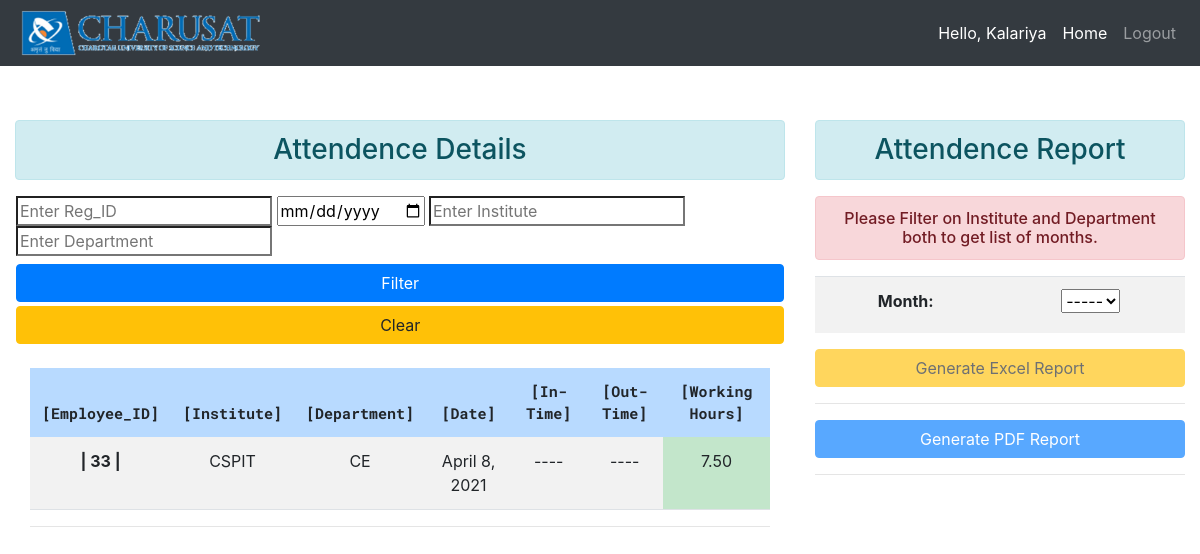
Page /attendance (signed in) on the committed database.
### attendance_system/models.py (models this page shows, shortened)
class Attendance(models.Model):
    reg_id=models.IntegerField()
    inst=models.CharField(max_length=10)
    dept=models.CharField(max_length=10)
    date=models.DateField(null=True,blank=True)
    in_time=models.TimeField(blank=True,null=True)
    out_time=models.TimeField(blank=True,null=True)
    total_hour=models.FloatField(blank=True,null=True)
    is_status=models.BooleanField(default=False)
    is_leave=models.BooleanField(default=False)
    type_leave=models.CharField(max_length=20,null=True)
    shift_leave=models.CharField(max_length=20,null=True)

### attendance_system/views.py (the view)
# urls.py: path('attendance',views.attendance,name="attendance"),
def attendance(request):
    username=request.session['fetch_username']
    attend=Attendance.objects.all()
    return render(request,'attendance.html',{'attend':attend,'username':username})

### attendance_system/templates/attendance.html (shortened to what this page needs)
{% load static %}
<!DOCTYPE html>
<html>
<head>
	  <link rel="stylesheet" href="https://stackpath.bootstrapcdn.com/bootstrap/4.3.1/css/bootstrap.min.css">
</head>
<body>
	<nav class="navbar navbar-expand-lg navbar-dark fixed-top bg-dark">
		<img src="{% static 'images/logo.png' %}" height="50px" width="250px">
		 <div class="collapse navbar-collapse" id="navbarNav">
		   <ul class="navbar-nav ml-auto">
			 <li class="nav-item active">
			   <span class="nav-link">Hello, {{request.session.fetch_username}}</span>
			 </li>
			 <li class="nav-item active">
			   <a href="{% url 'admin_home' %}" class="nav-link">Home</a>
			 </li>
			 <li class="nav-item">
			   <a class="nav-link" href="{% url 'logout' %}">Logout</a>
			 </li>
		   </ul>
		 </div>
	   </nav>
       <div class="container-fluid">
        <div class="row">
       <div class="col-md-8">
        <h3 class="text-center alert alert-info">Attendence Details</h3>
        <div class="row d-flex flex-column">
        <form method="get" action="{% url 'search' %}" style="margin-left: 2%;" class="d-flex flex-column">
          <div>
            <input class="form-control-md-2" type="search" placeholder="Enter Reg_ID" name="reg_id" id="reg_id" value={{request.GET.reg_id}} >
            <input class="form-control-md-2" type="date" placeholder="Enter Date" name="f_date" id="f_date" value="{{request.GET.f_date}}">
            <input class="form-control-md-2" type="search" placeholder="Enter Institute" name="f_inst" id="f_inst" value="{{request.GET.f_inst}}" onchange="call()">
            <input class="form-control-md-2" type="search" placeholder="Enter Department" name="f_dept" id="f_dept" value="{{request.GET.f_dept}}" readonly>
          </div>
            <input type="submit" value="Filter" style="width:98%" class="btn btn-primary mt-2">
        </form>
        <form method="POST" action="{% url 'attendance' %}" style="margin-left: 2%;" class="d-flex flex-column mt-1">
            <input type="submit" value="Clear" style="width:98%" class="btn btn-warning form-control-md-2">
        </form>
    </div>
    <div class="col-md-12">
        {% if attend %}
        <table class="table table-hover table-borderless table border-bottom table-striped">
          <br>
            <thead class = "table-primary" >
              <tr>
                <th>[Employee_ID]</th>
                <th>[Institute]</th>
                <th>[Department]</th>
                <th>[Date]</th>
                <th>[In-Time]</th>
                <th>[Out-Time]</th>
                <th>[Working Hours]</th>
              </tr>
            </thead>
            <tbody>
              {% for person in attend %}
                <tr>
                  <td style="font-weight: bold">| {{ person.reg_id }} |</td>
                  <td>{{ person.inst }}</td>
                  <td>{{ person.dept }}</td>
                  <td>{{ person.date }}</td>
                  {% if person.in_time is None %}
                    <td>----</td>
                  {% else %}
                    <td>{{ person.in_time }}</td>
                  {% endif %}
                  {% if person.out_time is None %}
                                    <td>----</td>
                                  {% else %}
                      <td>{{ person.out_time }}</td>
                              {% endif %}
                  {% if person.total_hour is None %}
                      <td>----</td>
                  {% elif person.total_hour > 7.00 %}
                    <td class="table-success"> {{ person.total_hour|floatformat:2 }}</td>
                  {% else %}
                    <td class="table-danger"> {{ person.total_hour|floatformat:2 }}</td>
                  {% endif %}
                </tr>
              {% endfor %}
            </tbody>
          </table>
          <hr>
          {% endif %}
        </div>
    </div>
    <div class="col-md-4">
          <h3 class="text-center alert alert-info">Attendence Report</h3>
          <h6 class="text-center alert alert-danger">Please Filter on Institute and Department both to get list of months.</h6>
          <form action="{% url 'report' %}" method="POST">
                <table class="table table-striped">
                    <tr>
                        <td>
                            <label name="ID"><b>Month:</b></label>
                        </td>
                        <td>
                            <select id="month_list" name="month_list" onchange="getmonth()">
                                <option selected disabled='true'>-----</option>
                            </select>
                        </td>
                    </tr>
                </table>
                <input type="submit" class="btn btn-warning col-md-12" value="Generate Excel Report" id="report">
          </form>
        <hr/>
          <form action="{% url 'pdf_report' %}" method="POST">
                <input type="submit" class="btn btn-primary col-md-12" value="Generate PDF Report" id="pdf_report">
          </form>
         <hr/>
    </div>
    </div>
    </div>
</body>

### attendance_system/templates/attendance.html (style rules this page uses)
td { text-align: center; }
thead { text-align:center; font-size: 15px; font-family: 'Roboto Mono', monospace; }
.col-md-4, .col-md-8 { margin-top: 10%; }

### rows in the picture
Attendance: reg_id "33", inst "CSPIT", dept "CE", date "April 8, 2021", total_hour "7.50"

### other values in the picture
{{ request.session.fetch_username }} "Kalariya"
